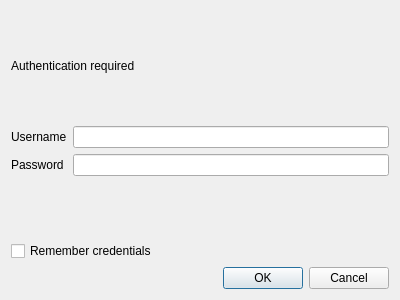
<?xml version="1.0" encoding="UTF-8"?>
<ui version="4.0">
 <class>CredentialsDialog</class>
 <widget class="QDialog" name="CredentialsDialog">
  <property name="geometry">
   <rect>
    <x>0</x>
    <y>0</y>
    <width>400</width>
    <height>300</height>
   </rect>
  </property>
  <property name="windowTitle">
   <string>Dialog</string>
  </property>
  <layout class="QVBoxLayout" name="verticalLayout">
   <item>
    <widget class="QLabel" name="label">
     <property name="text">
      <string>Authentication required</string>
     </property>
    </widget>
   </item>
   <item>
    <layout class="QFormLayout" name="formLayout">
     <item row="0" column="0">
      <widget class="QLabel" name="un_label">
       <property name="text">
        <string>Username</string>
       </property>
      </widget>
     </item>
     <item row="0" column="1">
      <widget class="QLineEdit" name="username"/>
     </item>
     <item row="1" column="0">
      <widget class="QLabel" name="pw_label_2">
       <property name="text">
        <string>Password</string>
       </property>
      </widget>
     </item>
     <item row="1" column="1">
      <widget class="QLineEdit" name="password">
       <property name="echoMode">
        <enum>QLineEdit::Password</enum>
       </property>
      </widget>
     </item>
    </layout>
   </item>
   <item>
    <widget class="QCheckBox" name="remember">
     <property name="text">
      <string>Remember credentials</string>
     </property>
    </widget>
   </item>
   <item>
    <widget class="QDialogButtonBox" name="buttonBox">
     <property name="orientation">
      <enum>Qt::Horizontal</enum>
     </property>
     <property name="standardButtons">
      <set>QDialogButtonBox::Cancel|QDialogButtonBox::Ok</set>
     </property>
    </widget>
   </item>
  </layout>
 </widget>
 <resources/>
 <connections>
  <connection>
   <sender>buttonBox</sender>
   <signal>accepted()</signal>
   <receiver>CredentialsDialog</receiver>
   <slot>accept()</slot>
   <hints>
    <hint type="sourcelabel">
     <x>248</x>
     <y>254</y>
    </hint>
    <hint type="destinationlabel">
     <x>157</x>
     <y>274</y>
    </hint>
   </hints>
  </connection>
  <connection>
   <sender>buttonBox</sender>
   <signal>rejected()</signal>
   <receiver>CredentialsDialog</receiver>
   <slot>reject()</slot>
   <hints>
    <hint type="sourcelabel">
     <x>316</x>
     <y>260</y>
    </hint>
    <hint type="destinationlabel">
     <x>286</x>
     <y>274</y>
    </hint>
   </hints>
  </connection>
 </connections>
</ui>
